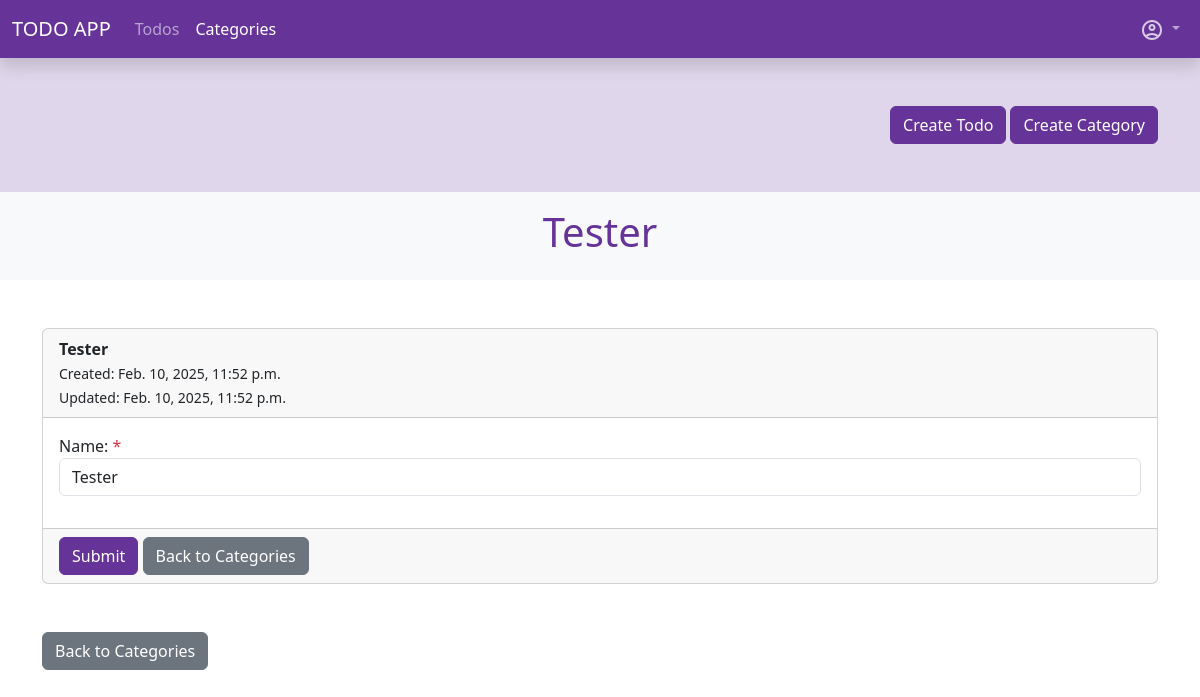
/app-todos/category/update/9/ (signed in), run on the app's committed database.
### todo_app/models.py (models this page shows, shortened)
class Category(models.Model):
    user = models.ForeignKey(User, on_delete=models.CASCADE, verbose_name=_("User"))
    name = models.CharField(max_length=150, verbose_name=_("Name"))
    created = models.DateTimeField(auto_now_add=True, verbose_name=_("Created"))
    updated = models.DateTimeField(auto_now=True, verbose_name=_("Updated"))
    class Meta:
        ordering = [
            "-updated"
        ]
        verbose_name = _("Category")
        verbose_name_plural = _("Categories")

### todo_app/views.py (the view, shortened to what this page needs)
# urls.py: path("category/update/<int:pk>/", views.CategoryUpdateView.as_view(), name="category_update"),
class CategoryUpdateView(LoginRequiredMixin, UpdateView):
    model = Category
    form_class = CategoryForm
    success_url = reverse_lazy("todo_app:category_index")
    login_url = reverse_lazy("sevo_user:sign_in")
    def get_initial(self):
        initial = super().get_initial()
        initial.update({
            "user": self.request.user
        })
        return initial
    def get_context_data(self, **kwargs):
        ctx = super().get_context_data(**kwargs)
        ctx.update({
            "title": self.get_object().name,
            "meta_data": True
        })
        return ctx

### todo_app/forms.py
class CategoryForm(forms.ModelForm):
    class Meta:
        model = Category
        fields = "__all__"
        exclude = [
            "user"
        ]
        widgets = {
            "name": forms.TextInput(attrs={"class": "form-control"})
        }

### todo_app/templatetags/todo_tags.py (called while the page is built)
@register.simple_tag
def active_site(path, name):
    print(path)
    path_splitted = path.split("/")
    print(path_splitted)
    path_compare = path_splitted[2]
    if name in path_compare:
        return "active"

### todo_app/templates/todo_app/category_form.html (shortened to what this page needs)
{% extends "base.html" %}
{% load i18n %}
{% block header %}
    {% include "./partials/_heading.html" with title=title %}
{% endblock %}
{% block content %}
    <form  method="post">
        <div class="card">
            <div class="card-header">
                <strong>
                    {{ title }}
                </strong>
                {% if meta_data %}
                    <div class="meta-data">
                        <small>
                            {% trans "Created" %}: <time datetime="{{ category.created }}">{{ category.created }}</time>
                        </small>
                        <br>
                        <small>
                            {% trans "Updated" %}: <time datetime="{{ category.updated }}">{{ category.updated }}</time>
                        </small>
                    </div>
                {% endif %}
            </div>
            <div class="card-body">
                {% for field in form %}
                    <div class="mb-3">
                        {{ field.label_tag }}
                        {% if field.field.required %}
                            <span class="text-danger">*</span>
                        {% endif %}
                        {{ field }}
                    </div>
                {% endfor %}
            </div>
            <div class="card-footer">
                <button class="btn btn-primary">{% trans "Submit" %}</button>
                {% include "./partials/_category-back.html" %}
            </div>
        </div>
    </form>
    <div class="mt-5">
        {% include "./partials/_category-back.html" %}
    </div>
{% endblock %}

### todo_app/templates/todo_app/partials/_heading.html
<div class="bg-light py-3">
    <div class="container d-flex justify-content-center">
        <h1 class="text-primary">{{ title }}</h1>
    </div>
</div>

### data on the page
Category: name "Tester", created "Feb. 10, 2025, 11:52 p.m.", updated "Feb. 10, 2025, 11:52 p.m.", form "Tester"

### other printed values
{{ field.label_tag }} "Name:"
